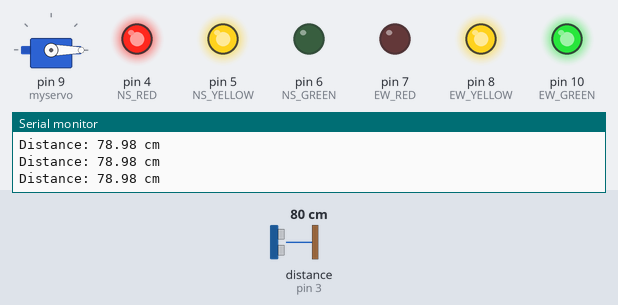
The sketch below on a simulated Arduino Uno, built with avr-gcc and run on an emulated ATmega328P. Parts: servo, output pins drawn as LEDs (lit = HIGH), the last lines printed to the serial monitor. Wiring (inferred from the names in the program): ultrasonic range finder: trigger pin 2; echo pin 3. The test bench sets the inputs (shaded band); at power-on: distance to the obstacle (sensor on pin 3) 80 cm. The echo pulse lasts 58.3 µs per cm; pins used as bus, display or sensor lines are not drawn.

Above: at 1.2 s.
1.3 s: distance to the obstacle (sensor on pin 3) set to 7 cm
2.8 s: distance to the obstacle (sensor on pin 3) set to 4 cm
At 3.4 s:
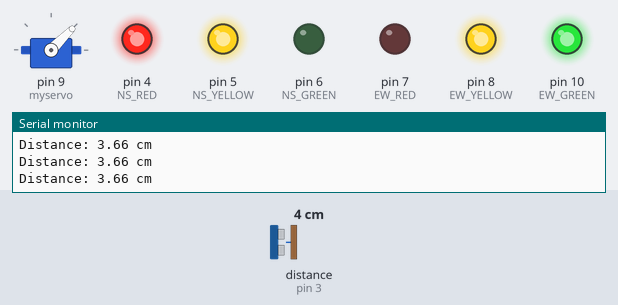
At 6.0 s:
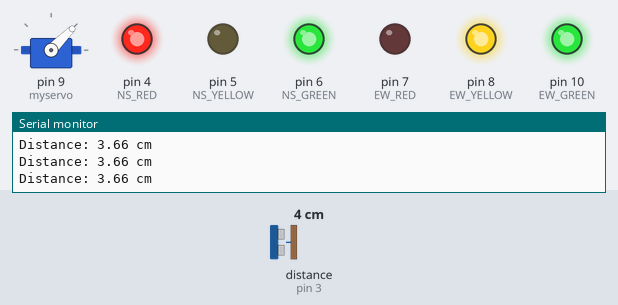
Timing chart, 0 to 14.5 s (numbered marks = the images above; inputs shaded):
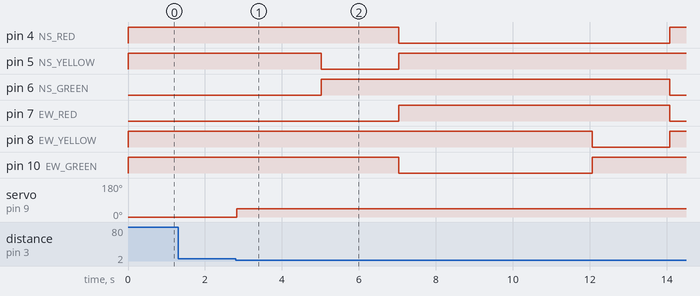

Measured:
- the behaviour switches between 6 and 5 cm on distance to the obstacle (sensor on pin 3) (found by bisection; images 0 and 1)
- after the input at 2.8 s, servo on pin 9 (myservo): 0° → 45° at once

The sketch:

dustbin_and_traffic.ino
```cpp
#include <Servo.h>

Servo myservo;

const int trigPin = 2;
const int echoPin = 3;

float distance = 0;

bool lidOpen = false;
unsigned long lidTimer = 0;

const int NS_RED = 4;
const int NS_YELLOW = 5;
const int NS_GREEN = 6;

const int EW_RED = 7;
const int EW_YELLOW = 8;
const int EW_GREEN = 10;

unsigned long previousMillis = 0;
int trafficState = 0;

void setup() {

  Serial.begin(9600);

  myservo.attach(9);
  myservo.write(0);

  pinMode(trigPin, OUTPUT);
  pinMode(echoPin, INPUT);

  pinMode(NS_RED, OUTPUT);
  pinMode(NS_YELLOW, OUTPUT);
  pinMode(NS_GREEN, OUTPUT);

  pinMode(EW_RED, OUTPUT);
  pinMode(EW_YELLOW, OUTPUT);
  pinMode(EW_GREEN, OUTPUT);

  digitalWrite(NS_RED, HIGH);
  digitalWrite(NS_YELLOW, HIGH);
  digitalWrite(NS_GREEN, HIGH);

  digitalWrite(EW_RED, HIGH);
  digitalWrite(EW_YELLOW, HIGH);
  digitalWrite(EW_GREEN, HIGH);
}

void loop() {

  digitalWrite(trigPin, LOW);
  delayMicroseconds(2);

  digitalWrite(trigPin, HIGH);
  delayMicroseconds(10);

  digitalWrite(trigPin, LOW);

  long duration = pulseIn(echoPin, HIGH, 30000);

  if (duration > 0) {

    distance = duration * 0.034 / 2;

    Serial.print("Distance: ");
    Serial.print(distance);
    Serial.println(" cm");

    if (distance <= 5) {

      if (!lidOpen) {
        myservo.write(45);
        lidOpen = true;
      }

      lidTimer = millis();
    }
  }

  if (lidOpen && (millis() - lidTimer >= 3000)) {
    myservo.write(0);
    lidOpen = false;
  }

  unsigned long currentMillis = millis();

  switch (trafficState) {

    case 0:

      digitalWrite(NS_RED, HIGH);
      digitalWrite(NS_YELLOW, HIGH);
      digitalWrite(NS_GREEN, LOW);

      digitalWrite(EW_RED, LOW);
      digitalWrite(EW_YELLOW, HIGH);
      digitalWrite(EW_GREEN, HIGH);

      if (currentMillis - previousMillis >= 5000) {
        previousMillis = currentMillis;
        trafficState = 1;
      }
      break;

    case 1:

      digitalWrite(NS_RED, HIGH);
      digitalWrite(NS_YELLOW, LOW);
      digitalWrite(NS_GREEN, HIGH);

      digitalWrite(EW_RED, LOW);
      digitalWrite(EW_YELLOW, HIGH);
      digitalWrite(EW_GREEN, HIGH);

      if (currentMillis - previousMillis >= 2000) {
        previousMillis = currentMillis;
        trafficState = 2;
      }
      break;

    case 2:

      digitalWrite(NS_RED, LOW);
      digitalWrite(NS_YELLOW, HIGH);
      digitalWrite(NS_GREEN, HIGH);

      digitalWrite(EW_RED, HIGH);
      digitalWrite(EW_YELLOW, HIGH);
      digitalWrite(EW_GREEN, LOW);

      if (currentMillis - previousMillis >= 5000) {
        previousMillis = currentMillis;
        trafficState = 3;
      }
      break;

    case 3:

      digitalWrite(NS_RED, LOW);
      digitalWrite(NS_YELLOW, HIGH);
      digitalWrite(NS_GREEN, HIGH);

      digitalWrite(EW_RED, HIGH);
      digitalWrite(EW_YELLOW, LOW);
      digitalWrite(EW_GREEN, HIGH);

      if (currentMillis - previousMillis >= 2000) {
        previousMillis = currentMillis;
        trafficState = 0;
      }
      break;
  }
}
```
